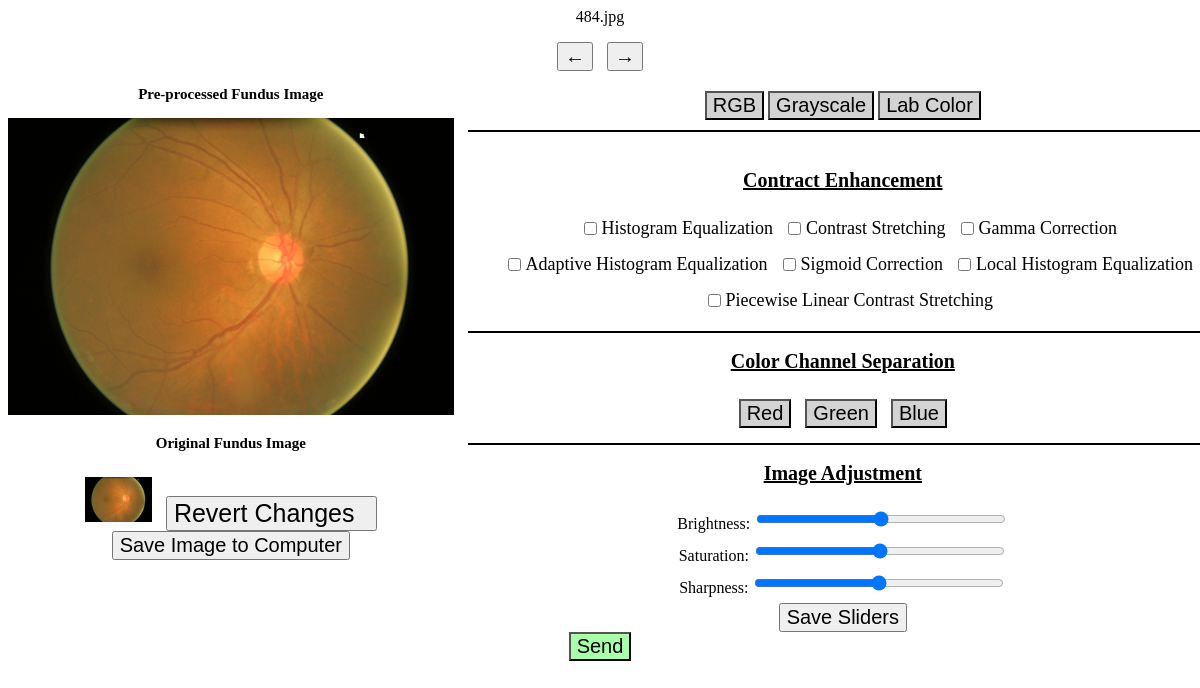
The app's page /preprocess/ (signed in), older data.
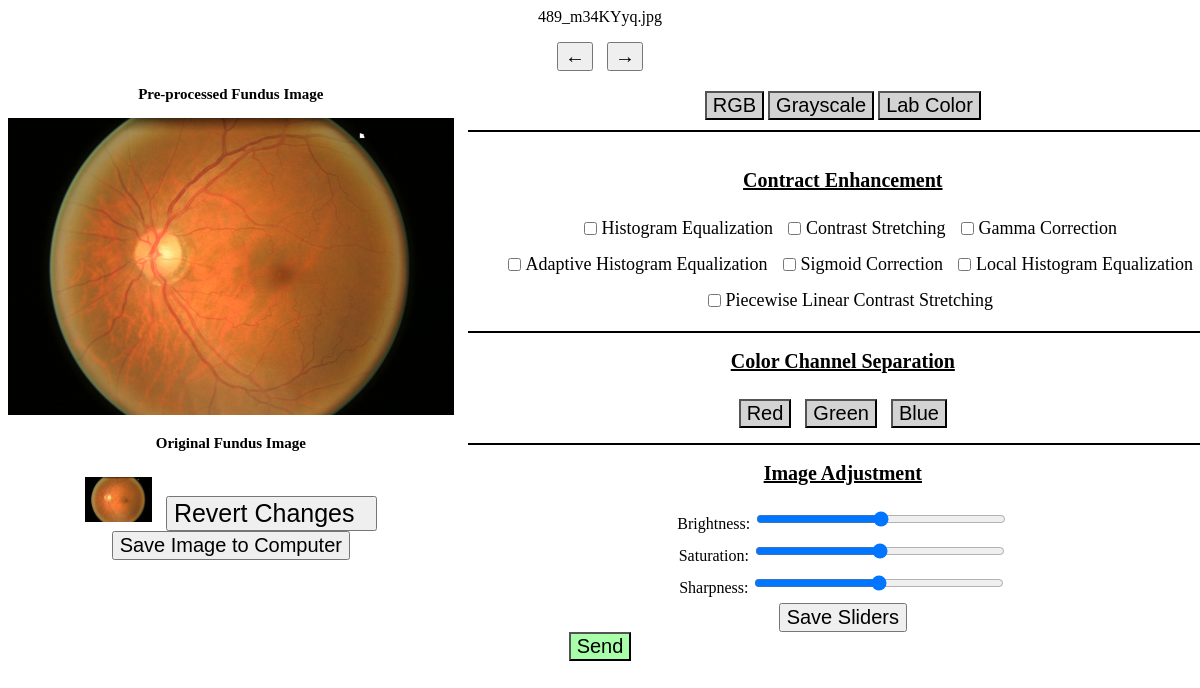
The same page, newer data.
### capstone_UI_app/models.py (models this page shows)
class UploadedImage(models.Model):
    image = models.ImageField(upload_to='images/')
    upload_date = models.DateTimeField(auto_now_add=True)

class PreprocessedImage(models.Model):
    original_image = models.OneToOneField(UploadedImage, on_delete=models.CASCADE, related_name='preprocessed_image')
    image = models.ImageField(upload_to='preprocessed_images/')

### capstone_UI_app/views.py (the view)
# urls.py: path('preprocess/',views.preprocess_view, name="preprocess"),
@login_required(login_url='/')
def preprocess_view(request):
    all_images = UploadedImage.objects.prefetch_related('preprocessed_image').all()
    context = {'images': all_images}
    return render(request, 'preprocess.html', context)

### capstone_UI_app/templates/preprocess.html (shortened to what the changed rows need)
<div id="content">
    <div>
    <p id="file-name">{{ images.0.image.name|cut:"images/" }}</p>
        <div>
            {% if images|length > 1 %}
            <button onclick="navigate(-1)" style="margin-right: 10px;"> ← </button>
            <button onclick="navigate(1)"> → </button>
            {% endif %}
        </div>
    </div>
    <div class="container">
        <div class="leftside">
            <div class="preprocess">
                <div class="edited-container">
                    <h3>Pre-processed Fundus Image</h3>
                    <img class="edited-image" src="{{ images.0.preprocessed_image.image.url }}">
                </div>
                <div class="bottom-container">
                    <h3>Original Fundus Image</h3>
                    <img class="original-image" src="{{ images.0.image.url }}">
                    <button class="revert-button" onClick="revertChanges()">Revert Changes</button>
                    <button class="saveToComputer" type="button" onClick="saveToComputer()">Save Image to
                        Computer</button>
                </div>
            </div>
        </div>
        <div class="rightside">
            <div class="settings">
                <div class="contrast-enhance">
                    <h2>Contract Enhancement</h2>
                </div>
                <div class="channel-separation">
                    <h2>Color Channel Separation</h2>
                </div>
                <div class="image-adjustment">
                    <h2>Image Adjustment</h2>
                </div>
            </div>
        </div>
    </div>
</div>

Row changes from the older to the newer data that the page shows:
removed UploadedImage: id+image "484.jpg", image (picture)
added UploadedImage: id+image "489_m34KYyq.jpg", image (picture)
